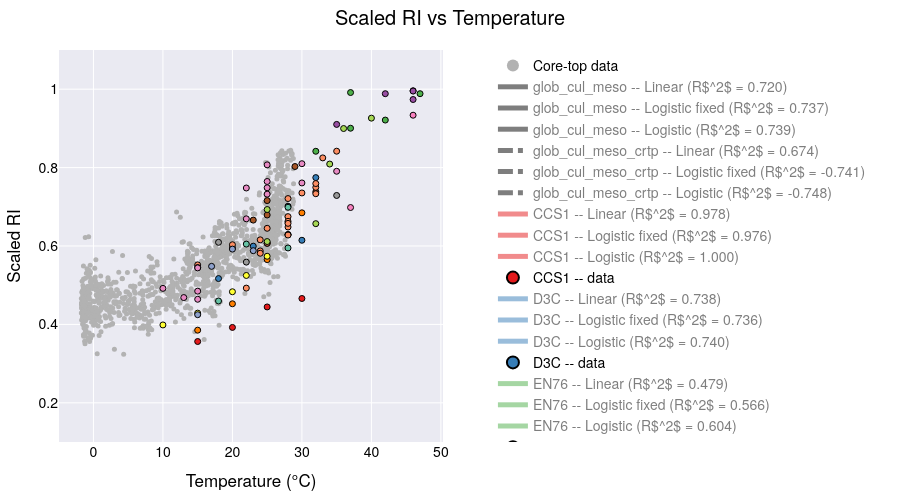

Notebook cell for this chart:
### Code cell
# ─── prepare sample points ────────────────────────────────────────────────────
xx = np.linspace(-4, 50, 200)

# ─── filter & group your data ──────────────────────────────────────────────────
plot_data = culture_meso_df[culture_meso_df['Temperature'] < 50]
plot_data = plot_data.replace([np.inf, -np.inf], np.nan)  # replace inf with NaN
plot_data = plot_data.dropna(subset=['scaledRI', 'Temperature'])  # drop NaN rows

plot_coretop_data = coretop_df.dropna(subset=['t_sf2tc_avg', 'scaledRI_median']).reset_index(drop=True)

min_count = 2
groups = [g for g, df in plot_data.groupby('Strains_edited') if len(df) >= min_count]

# ─── build the figure with one trace per strain per model ─────────────────────
fig = go.Figure()

fig.add_trace(go.Scatter(
    x=plot_coretop_data['t_sf2tc_avg'],
    y=plot_coretop_data['scaledRI_median'],
    mode='markers',
    marker=dict(color='rgba(178,178,178,1.000)', size=5),
    name='Core-top data',
    showlegend=True   # you can allow toggling it via legend if you like
))
core_idx = 0  # index of this core-top trace

# ─── add global fits ────────────────────────────────────────────────
X_all = plot_data['Temperature'].values.reshape(-1,1)
y_all = plot_data['scaledRI'].values

# -- Linear fit --
ols_all = LinearRegression().fit(X_all, y_all)
y_lin_all = ols_all.predict(xx.reshape(-1,1))


# -- Logistic fixed upper --
p0f = [25, 0.1, 0.1]
bf = (0, [50,1,1])
popt_f_all, _ = curve_fit(logistic_fixed_upper, plot_data['Temperature'], plot_data['scaledRI'], p0=p0f, bounds=bf)
y_logif_all = logistic_fixed_upper(xx, *popt_f_all)
r2_logif_all = 1 - np.var(plot_data['scaledRI'] - logistic_fixed_upper(plot_data['Temperature'], *popt_f_all)) / np.var(plot_data['scaledRI'])

# -- Full logistic --
p0_all = [25,0.1,0.1,0.1]
bnd_all = (0, [50,1,1,1])
popt_all, _ = curve_fit(logistic, plot_data['Temperature'], plot_data['scaledRI'], p0=p0_all, bounds=bnd_all)
y_logi_all = logistic(xx, *popt_all)
r2_logi_all = 1 - np.var(plot_data['scaledRI'] - logistic(plot_data['Temperature'], *popt_all)) / np.var(plot_data['scaledRI'])

## add global fits to figure
for model, y, r2 in [
    ("Linear", y_lin_all, ols_all.score(X_all, y_all)),
    ("Logistic fixed", y_logif_all, r2_logif_all),
    ("Logistic", y_logi_all, r2_logi_all)
]:
    fig.add_trace(go.Scatter(
        x=xx, y=y,
        mode='lines',
        name=f"glob_cul_meso -- {model} (R$^{2}$ = {r2:.3f})",
        visible=True
    ))

### add X_all and y_all with coretop data and fit the glob_cul_meso_crtp
X_all_full = np.concatenate((plot_coretop_data['t_sf2tc_avg'].values.reshape(-1,1), plot_data['Temperature'].values.reshape(-1,1)))
y_all_full = np.concatenate((plot_coretop_data['scaledRI_median'].values, plot_data['scaledRI'].values))

# -- Linear fit --
ols_all_full = LinearRegression().fit(X_all_full, y_all_full)
y_lin_all_full = ols_all_full.predict(xx.reshape(-1,1))
# -- Logistic fixed upper --
p0f_full = [25, 0.1, 0.1]
bf_full = (0, [50,1,1])
popt_f_all_full, _ = curve_fit(logistic_fixed_upper, np.squeeze(X_all_full), y_all_full, p0=p0f_full, bounds=bf_full)
y_logif_all_full = logistic_fixed_upper(xx, *popt_f_all_full)
r2_logif_all_full = 1 - np.var(y_all_full - logistic_fixed_upper(X_all_full, *popt_f_all_full)) / np.var(y_all_full)
# -- Full logistic --
p0_all_full = [25,0.1,0.1,0.1]
bnd_all_full = (0, [50,1,1,1])
popt_all_full, _ = curve_fit(logistic, np.squeeze(X_all_full), y_all_full, p0=p0_all_full, bounds=bnd_all_full)
y_logi_all_full = logistic(xx, *popt_all_full)
r2_logi_all_full = 1 - np.var(y_all_full - logistic(X_all_full, *popt_all_full)) / np.var(y_all_full)
## add global fits to figure
for model, y, r2 in [
    ("Linear", y_lin_all_full, ols_all_full.score(X_all_full, y_all_full)),
    ("Logistic fixed", y_logif_all_full, r2_logif_all_full),
    ("Logistic", y_logi_all_full, r2_logi_all_full)
]:
    fig.add_trace(go.Scatter(
        x=xx, y=y,
        mode='lines',
        name=f"glob_cul_meso_crtp -- {model} (R$^{2}$ = {r2:.3f})",
        visible=True
    ))
    
# ─── add all your strain traces ───────────────────────────
for strain in groups:
    df = plot_data[plot_data['Strains_edited'] == strain]
    X = df['Temperature'].values.reshape(-1,1)
    y = df['scaledRI'].values
    
    # -- Linear fit --
    ols = LinearRegression().fit(X, y)
    y_lin = ols.predict(xx.reshape(-1,1))
    fig.add_trace(go.Scatter(
        x=xx, y=y_lin, 
        mode='lines',
        name=f"{strain} -- Linear (R$^{2}$ = {ols.score(X,y):.3f})",
        visible=(strain == groups[0])  # only first strain visible initially
    ))
    
    # -- Logistic fixed upper --
    p0f = [25, 0.1, 0.1]
    bf = (0, [50,1,1])
    popt_f, _ = curve_fit(logistic_fixed_upper, df['Temperature'], df['scaledRI'], p0=p0f, bounds=bf)
    y_logf = logistic_fixed_upper(xx, *popt_f)
    r2_f = 1 - np.var(df['scaledRI'] - logistic_fixed_upper(df['Temperature'], *popt_f)) / np.var(df['scaledRI'])
    fig.add_trace(go.Scatter(
        x=xx, y=y_logf,
        mode='lines',
        name=f"{strain} -- Logistic fixed (R$^{2}$ = {r2_f:.3f})",
        visible=False
    ))
    
    # -- Full logistic --
    p0 = [25,0.1,0.1,0.1]
    bnd = (0, [50,1,1,1])
    popt, _ = curve_fit(logistic, df['Temperature'], df['scaledRI'], p0=p0, bounds=bnd)
    y_log = logistic(xx, *popt)
    r2 = 1 - np.var(df['scaledRI'] - logistic(df['Temperature'], *popt)) / np.var(df['scaledRI'])
    fig.add_trace(go.Scatter(
        x=xx, y=y_log,
        mode='lines',
        name=f"{strain} -- Logistic (R$^{2}$ = {r2:.3f})",
        visible=False
    ))
    
    # -- Always-on scatter of raw data --
    fig.add_trace(go.Scatter(
        x=df['Temperature'], y=df['scaledRI'],
        mode='markers',
        marker=dict(size=6, line=dict(width=1, color='black')),
        name=f"{strain} -- data",
        visible=True
    ))
# build a mapping strain → color
palette1 = px.colors.qualitative.Set1
palette2 = px.colors.qualitative.Set2

# make one long list
all_colors = palette1 + palette2

# then map strains in order
strain_colors = {
    strain: all_colors[i % len(all_colors)]
    for i, strain in enumerate(groups)
}

# now loop through all traces
for trace in fig.data:
    # The “cultures + mesocosm only” global fit
    if trace.name.startswith("glob_cul_meso --"):
        trace.update(line=dict(
            color="black",   # pick any CSS name or hex code
            dash="solid",        # “solid”, “dash”, “dot”, “dashdot”, etc
            width=4              # thicker line
        ))

    # The “cultures + mesocosm + coretop” global fit
    elif trace.name.startswith("glob_cul_meso_crtp --"):
        trace.update(line=dict(
            color="black",
            dash="dashdot",
            width=3
        ))
        
    # skip the core-top (and any other truly global or background traces)
    elif trace.name == "Core-top data":
        continue

    # split off the strain name (everything before the “ – ”)
    strain = trace.name.split(" -- ")[0]

    # pick a color: if it’s one of our strains, use its palette color;
    # otherwise (e.g. “Global”) fall back to black or whatever you like
    col = strain_colors.get(strain, "black")

    # apply to both marker & line
    trace.update(
        marker=dict(color=col),
        line=dict(color=col)
    )



# Hide all line traces (fits) by default, leave markers visible
for trace in fig.data:
    if "lines" in trace.mode:
        trace.visible = "legendonly"
    else:
        trace.visible = True

# # Make “raw data” the initial visibility state:
# for tr in fig.data:
#     if tr.name == "Core-top data" or tr.name.endswith("-- data"):
#         tr.visible = True
#     else:
#         tr.visible = False
        


# reposition the model‐dropdown as a vertical nav bar on the left
fig.update_layout(

    autosize=False,     # turn off responsive “fill the container”
    width=900,          # fixed pixel width
    height=500,         # fixed pixel height
    margin=dict(l=40, r=40, t=50, b=40),

    title="Scaled RI vs Temperature",
    xaxis_title="Temperature (°C)",
    yaxis_title="Scaled RI",
    
    yaxis=dict(
        range=[0.1, 1.1],
        autorange=False    # turn off auto‐scaling
    ),

    # put the legend also on the left, so users can click each strain on/off
    legend=dict(
        traceorder="normal",
        orientation="v",
        x=1.13,      # just inside the left margin
        y=0.5,
        xanchor="left",
        yanchor="middle",
        itemsizing="constant"
    ),
    template='seaborn',
    font=dict(
        family="TeX Gyre Heros",
        size=14,
        color="black"
    ),
    
)

# lock X/Y so the units match (remove if you don’t want a 1:1 scale)
fig.update_xaxes(constrain='domain')            # keep the X‐axis from expanding

# set a default
# fig.update_layout(template="plotly_white")

fig.show()

# in your Python script / notebook:
fig.write_html(
  os.path.join(local_github_path, 'html_figures', 'scaledRI_vs_Temperature.html'),
  include_plotlyjs="cdn",   # pull Plotly.js from the CDN
  full_html=False           # only the <div>+<script>—no <html>/<body> wrapper
)

### Figure 1 — Plotly figure (JSON) as saved in the notebook; plotly's stock layout.template omitted (floating-point values rounded to 4 significant figures; data arrays with more than 128 entries replaced by an {"elided": "..."} marker saying what was removed)
{"data": [{"marker": {"color": "rgba(178,178,178,1.000)", "size": 5}, "mode": "markers", "name": "Core-top data", "showlegend": true, "type": "scatter", "visible": true, "x": {"elided": "1348 float values"}, "y": {"elided": "1348 float values"}}, {"line": {"color": "black", "dash": "solid", "width": 4}, "marker": {"color": "black"}, "mode": "lines", "name": "glob_cul_meso -- Linear (R$^2$ = 0.720)", "type": "scatter", "visible": "legendonly", "x": {"elided": "200 float values"}, "y": {"elided": "200 float values"}}, {"line": {"color": "black", "dash": "solid", "width": 4}, "marker": {"color": "black"}, "mode": "lines", "name": "glob_cul_meso -- Logistic fixed (R$^2$ = 0.737)", "type": "scatter", "visible": "legendonly", "x": {"elided": "200 float values"}, "y": {"elided": "200 float values"}}, {"line": {"color": "black", "dash": "solid", "width": 4}, "marker": {"color": "black"}, "mode": "lines", "name": "glob_cul_meso -- Logistic (R$^2$ = 0.739)", "type": "scatter", "visible": "legendonly", "x": {"elided": "200 float values"}, "y": {"elided": "200 float values"}}, {"line": {"color": "black", "dash": "dashdot", "width": 3}, "marker": {"color": "black"}, "mode": "lines", "name": "glob_cul_meso_crtp -- Linear (R$^2$ = 0.674)", "type": "scatter", "visible": "legendonly", "x": {"elided": "200 float values"}, "y": {"elided": "200 float values"}}, {"line": {"color": "black", "dash": "dashdot", "width": 3}, "marker": {"color": "black"}, "mode": "lines", "name": "glob_cul_meso_crtp -- Logistic fixed (R$^2$ = -0.741)", "type": "scatter", "visible": "legendonly", "x": {"elided": "200 float values"}, "y": {"elided": "200 float values"}}, {"line": {"color": "black", "dash": "dashdot", "width": 3}, "marker": {"color": "black"}, "mode": "lines", "name": "glob_cul_meso_crtp -- Logistic (R$^2$ = -0.748)", "type": "scatter", "visible": "legendonly", "x": {"elided": "200 float values"}, "y": {"elided": "200 float values"}}, {"line": {"color": "rgb(228,26,28)"}, "marker": {"color": "rgb(228,26,28)"}, "mode": "lines", "name": "CCS1 -- Linear (R$^2$ = 0.978)", "type": "scatter", "visible": "legendonly", "x": {"elided": "200 float values"}, "y": {"elided": "200 float values"}}, {"line": {"color": "rgb(228,26,28)"}, "marker": {"color": "rgb(228,26,28)"}, "mode": "lines", "name": "CCS1 -- Logistic fixed (R$^2$ = 0.976)", "type": "scatter", "visible": "legendonly", "x": {"elided": "200 float values"}, "y": {"elided": "200 float values"}}, {"line": {"color": "rgb(228,26,28)"}, "marker": {"color": "rgb(228,26,28)"}, "mode": "lines", "name": "CCS1 -- Logistic (R$^2$ = 1.000)", "type": "scatter", "visible": "legendonly", "x": {"elided": "200 float values"}, "y": {"elided": "200 float values"}}, {"line": {"color": "rgb(228,26,28)"}, "marker": {"color": "rgb(228,26,28)", "line": {"color": "black", "width": 1}, "size": 6}, "mode": "markers", "name": "CCS1 -- data", "type": "scatter", "visible": true, "x": [15, 20, 25, 30], "y": [0.3564, 0.3923, 0.4445, 0.4661]}, {"line": {"color": "rgb(55,126,184)"}, "marker": {"color": "rgb(55,126,184)"}, "mode": "lines", "name": "D3C -- Linear (R$^2$ = 0.738)", "type": "scatter", "visible": "legendonly", "x": {"elided": "200 float values"}, "y": {"elided": "200 float values"}}, {"line": {"color": "rgb(55,126,184)"}, "marker": {"color": "rgb(55,126,184)"}, "mode": "lines", "name": "D3C -- Logistic fixed (R$^2$ = 0.736)", "type": "scatter", "visible": "legendonly", "x": {"elided": "200 float values"}, "y": {"elided": "200 float values"}}, {"line": {"color": "rgb(55,126,184)"}, "marker": {"color": "rgb(55,126,184)"}, "mode": "lines", "name": "D3C -- Logistic (R$^2$ = 0.740)", "type": "scatter", "visible": "legendonly", "x": {"elided": "200 float values"}, "y": {"elided": "200 float values"}}, {"line": {"color": "rgb(55,126,184)"}, "marker": {"color": "rgb(55,126,184)", "line": {"color": "black", "width": 1}, "size": 6}, "mode": "markers", "name": "D3C -- data", "type": "scatter", "visible": true, "x": [30, 18, 23, 28, 32], "y": [0.6146, 0.517, 0.5995, 0.7015, 0.7745]}, {"line": {"color": "rgb(77,175,74)"}, "marker": {"color": "rgb(77,175,74)"}, "mode": "lines", "name": "EN76 -- Linear (R$^2$ = 0.479)", "type": "scatter", "visible": "legendonly", "x": {"elided": "200 float values"}, "y": {"elided": "200 float values"}}, {"line": {"color": "rgb(77,175,74)"}, "marker": {"color": "rgb(77,175,74)"}, "mode": "lines", "name": "EN76 -- Logistic fixed (R$^2$ = 0.566)", "type": "scatter", "visible": "legendonly", "x": {"elided": "200 float values"}, "y": {"elided": "200 float values"}}, {"line": {"color": "rgb(77,175,74)"}, "marker": {"color": "rgb(77,175,74)"}, "mode": "lines", "name": "EN76 -- Logistic (R$^2$ = 0.604)", "type": "scatter", "visible": "legendonly", "x": {"elided": "200 float values"}, "y": {"elided": "200 float values"}}, {"line": {"color": "rgb(77,175,74)"}, "marker": {"color": "rgb(77,175,74)", "line": {"color": "black", "width": 1}, "size": 6}, "mode": "markers", "name": "EN76 -- data", "type": "scatter", "visible": true, "x": [37, 32, 37, 42, 47], "y": [0.9915, 0.8416, 0.9005, 0.9212, 0.9886]}, {"line": {"color": "rgb(152,78,163)"}, "marker": {"color": "rgb(152,78,163)"}, "mode": "lines", "name": "Ga9.2 -- Linear (R$^2$ = 0.814)", "type": "scatter", "visible": "legendonly", "x": {"elided": "200 float values"}, "y": {"elided": "200 float values"}}, {"line": {"color": "rgb(152,78,163)"}, "marker": {"color": "rgb(152,78,163)"}, "mode": "lines", "name": "Ga9.2 -- Logistic fixed (R$^2$ = 0.919)", "type": "scatter", "visible": "legendonly", "x": {"elided": "200 float values"}, "y": {"elided": "200 float values"}}, {"line": {"color": "rgb(152,78,163)"}, "marker": {"color": "rgb(152,78,163)"}, "mode": "lines", "name": "Ga9.2 -- Logistic (R$^2$ = 0.938)", "type": "scatter", "visible": "legendonly", "x": {"elided": "200 float values"}, "y": {"elided": "200 float values"}}, {"line": {"color": "rgb(152,78,163)"}, "marker": {"color": "rgb(152,78,163)", "line": {"color": "black", "width": 1}, "size": 6}, "mode": "markers", "name": "Ga9.2 -- data", "type": "scatter", "visible": true, "x": [35, 46, 46, 42, 46], "y": [0.9102, 0.9737, 0.996, 0.9885, 0.9952]}, {"line": {"color": "rgb(255,127,0)"}, "marker": {"color": "rgb(255,127,0)"}, "mode": "lines", "name": "HCA1 -- Linear (R$^2$ = 0.986)", "type": "scatter", "visible": "legendonly", "x": {"elided": "200 float values"}, "y": {"elided": "200 float values"}}, {"line": {"color": "rgb(255,127,0)"}, "marker": {"color": "rgb(255,127,0)"}, "mode": "lines", "name": "HCA1 -- Logistic fixed (R$^2$ = 0.999)", "type": "scatter", "visible": "legendonly", "x": {"elided": "200 float values"}, "y": {"elided": "200 float values"}}, {"line": {"color": "rgb(255,127,0)"}, "marker": {"color": "rgb(255,127,0)"}, "mode": "lines", "name": "HCA1 -- Logistic (R$^2$ = 1.000)", "type": "scatter", "visible": "legendonly", "x": {"elided": "200 float values"}, "y": {"elided": "200 float values"}}, {"line": {"color": "rgb(255,127,0)"}, "marker": {"color": "rgb(255,127,0)", "line": {"color": "black", "width": 1}, "size": 6}, "mode": "markers", "name": "HCA1 -- data", "type": "scatter", "visible": true, "x": [15, 20, 25, 30], "y": [0.3853, 0.4526, 0.5653, 0.6846]}, {"line": {"color": "rgb(255,255,51)"}, "marker": {"color": "rgb(255,255,51)"}, "mode": "lines", "name": "HCE1 -- Linear (R$^2$ = 0.954)", "type": "scatter", "visible": "legendonly", "x": {"elided": "200 float values"}, "y": {"elided": "200 float values"}}, {"line": {"color": "rgb(255,255,51)"}, "marker": {"color": "rgb(255,255,51)"}, "mode": "lines", "name": "HCE1 -- Logistic fixed (R$^2$ = 0.997)", "type": "scatter", "visible": "legendonly", "x": {"elided": "200 float values"}, "y": {"elided": "200 float values"}}, {"line": {"color": "rgb(255,255,51)"}, "marker": {"color": "rgb(255,255,51)"}, "mode": "lines", "name": "HCE1 -- Logistic (R$^2$ = 0.998)", "type": "scatter", "visible": "legendonly", "x": {"elided": "200 float values"}, "y": {"elided": "200 float values"}}, {"line": {"color": "rgb(255,255,51)"}, "marker": {"color": "rgb(255,255,51)", "line": {"color": "black", "width": 1}, "size": 6}, "mode": "markers", "name": "HCE1 -- data", "type": "scatter", "visible": true, "x": [10, 15, 20, 22, 25], "y": [0.3986, 0.4287, 0.4833, 0.5249, 0.5738]}, {"line": {"color": "rgb(166,86,40)"}, "marker": {"color": "rgb(166,86,40)"}, "mode": "lines", "name": "MY1T -- Linear (R$^2$ = 0.595)", "type": "scatter", "visible": "legendonly", "x": {"elided": "200 float values"}, "y": {"elided": "200 float values"}}, {"line": {"color": "rgb(166,86,40)"}, "marker": {"color": "rgb(166,86,40)"}, "mode": "lines", "name": "MY1T -- Logistic fixed (R$^2$ = 0.608)", "type": "scatter", "visible": "legendonly", "x": {"elided": "200 float values"}, "y": {"elided": "200 float values"}}, {"line": {"color": "rgb(166,86,40)"}, "marker": {"color": "rgb(166,86,40)"}, "mode": "lines", "name": "MY1T -- Logistic (R$^2$ = 0.671)", "type": "scatter", "visible": "legendonly", "x": {"elided": "200 float values"}, "y": {"elided": "200 float values"}}, {"line": {"color": "rgb(166,86,40)"}, "marker": {"color": "rgb(166,86,40)", "line": {"color": "black", "width": 1}, "size": 6}, "mode": "markers", "name": "MY1T -- data", "type": "scatter", "visible": true, "x": [25, 25, 20, 23, 25, 29, 32], "y": [0.6068, 0.6791, 0.5948, 0.6661, 0.7158, 0.8028, 0.7381]}, {"line": {"color": "rgb(247,129,191)"}, "marker": {"color": "rgb(247,129,191)"}, "mode": "lines", "name": "N4 -- Linear (R$^2$ = 1.000)", "type": "scatter", "visible": "legendonly", "x": {"elided": "200 float values"}, "y": {"elided": "200 float values"}}, {"line": {"color": "rgb(247,129,191)"}, "marker": {"color": "rgb(247,129,191)"}, "mode": "lines", "name": "N4 -- Logistic fixed (R$^2$ = 1.000)", "type": "scatter", "visible": "legendonly", "x": {"elided": "200 float values"}, "y": {"elided": "200 float values"}}, {"line": {"color": "rgb(247,129,191)"}, "marker": {"color": "rgb(247,129,191)"}, "mode": "lines", "name": "N4 -- Logistic (R$^2$ = 1.000)", "type": "scatter", "visible": "legendonly", "x": {"elided": "200 float values"}, "y": {"elided": "200 float values"}}, {"line": {"color": "rgb(247,129,191)"}, "marker": {"color": "rgb(247,129,191)", "line": {"color": "black", "width": 1}, "size": 6}, "mode": "markers", "name": "N4 -- data", "type": "scatter", "visible": true, "x": [37, 46], "y": [0.6981, 0.9337]}, {"line": {"color": "rgb(153,153,153)"}, "marker": {"color": "rgb(153,153,153)"}, "mode": "lines", "name": "NAOA2 -- Linear (R$^2$ = 0.692)", "type": "scatter", "visible": "legendonly", "x": {"elided": "200 float values"}, "y": {"elided": "200 float values"}}, {"line": {"color": "rgb(153,153,153)"}, "marker": {"color": "rgb(153,153,153)"}, "mode": "lines", "name": "NAOA2 -- Logistic fixed (R$^2$ = 0.884)", "type": "scatter", "visible": "legendonly", "x": {"elided": "200 float values"}, "y": {"elided": "200 float values"}}, {"line": {"color": "rgb(153,153,153)"}, "marker": {"color": "rgb(153,153,153)"}, "mode": "lines", "name": "NAOA2 -- Logistic (R$^2$ = 0.916)", "type": "scatter", "visible": "legendonly", "x": {"elided": "200 float values"}, "y": {"elided": "200 float values"}}, {"line": {"color": "rgb(153,153,153)"}, "marker": {"color": "rgb(153,153,153)", "line": {"color": "black", "width": 1}, "size": 6}, "mode": "markers", "name": "NAOA2 -- data", "type": "scatter", "visible": true, "x": [18, 22, 28, 35, 28], "y": [0.6094, 0.5589, 0.6294, 0.7289, 0.6288]}, {"line": {"color": "rgb(102,194,165)"}, "marker": {"color": "rgb(102,194,165)"}, "mode": "lines", "name": "NAOA6 -- Linear (R$^2$ = 0.696)", "type": "scatter", "visible": "legendonly", "x": {"elided": "200 float values"}, "y": {"elided": "200 float values"}}, {"line": {"color": "rgb(102,194,165)"}, "marker": {"color": "rgb(102,194,165)"}, "mode": "lines", "name": "NAOA6 -- Logistic fixed (R$^2$ = 0.703)", "type": "scatter", "visible": "legendonly", "x": {"elided": "200 float values"}, "y": {"elided": "200 float values"}}, {"line": {"color": "rgb(102,194,165)"}, "marker": {"color": "rgb(102,194,165)"}, "mode": "lines", "name": "NAOA6 -- Logistic (R$^2$ = 0.814)", "type": "scatter", "visible": "legendonly", "x": {"elided": "200 float values"}, "y": {"elided": "200 float values"}}, {"line": {"color": "rgb(102,194,165)"}, "marker": {"color": "rgb(102,194,165)", "line": {"color": "black", "width": 1}, "size": 6}, "mode": "markers", "name": "NAOA6 -- data", "type": "scatter", "visible": true, "x": [18, 22, 28, 28], "y": [0.4598, 0.6049, 0.6988, 0.595]}, {"line": {"color": "rgb(252,141,98)"}, "marker": {"color": "rgb(252,141,98)"}, "mode": "lines", "name": "SCM1 -- Linear (R$^2$ = 0.779)", "type": "scatter", "visible": "legendonly", "x": {"elided": "200 float values"}, "y": {"elided": "200 float values"}}, {"line": {"color": "rgb(252,141,98)"}, "marker": {"color": "rgb(252,141,98)"}, "mode": "lines", "name": "SCM1 -- Logistic fixed (R$^2$ = 0.879)", "type": "scatter", "visible": "legendonly", "x": {"elided": "200 float values"}, "y": {"elided": "200 float values"}}, {"line": {"color": "rgb(252,141,98)"}, "marker": {"color": "rgb(252,141,98)"}, "mode": "lines", "name": "SCM1 -- Logistic (R$^2$ = 0.879)", "type": "scatter", "visible": "legendonly", "x": {"elided": "200 float values"}, "y": {"elided": "200 float values"}}, {"line": {"color": "rgb(252,141,98)"}, "marker": {"color": "rgb(252,141,98)", "line": {"color": "black", "width": 1}, "size": 6}, "mode": "markers", "name": "SCM1 -- data", "type": "scatter", "visible": true, "x": [22, 25, 28, 28, 15, 20, 25, 30, 33, 35, 28, 24, 24, 24, 28, 28, 28, 32, 32, 32], "y": [0.4926, 0.6071, 0.6279, 0.6484, 0.5518, 0.6032, 0.6452, 0.7353, 0.8248, 0.8418, 0.721, 0.5875, 0.6157, 0.5815, 0.6749, 0.6629, 0.6577, 0.7496, 0.7593, 0.7333]}, {"line": {"color": "rgb(141,160,203)"}, "marker": {"color": "rgb(141,160,203)"}, "mode": "lines", "name": "SPOT1 -- Linear (R$^2$ = 0.700)", "type": "scatter", "visible": "legendonly", "x": {"elided": "200 float values"}, "y": {"elided": "200 float values"}}, {"line": {"color": "rgb(141,160,203)"}, "marker": {"color": "rgb(141,160,203)"}, "mode": "lines", "name": "SPOT1 -- Logistic fixed (R$^2$ = 0.706)", "type": "scatter", "visible": "legendonly", "x": {"elided": "200 float values"}, "y": {"elided": "200 float values"}}, {"line": {"color": "rgb(141,160,203)"}, "marker": {"color": "rgb(141,160,203)"}, "mode": "lines", "name": "SPOT1 -- Logistic (R$^2$ = 0.999)", "type": "scatter", "visible": "legendonly", "x": {"elided": "200 float values"}, "y": {"elided": "200 float values"}}, {"line": {"color": "rgb(141,160,203)"}, "marker": {"color": "rgb(141,160,203)", "line": {"color": "black", "width": 1}, "size": 6}, "mode": "markers", "name": "SPOT1 -- data", "type": "scatter", "visible": true, "x": [15, 17, 20, 23], "y": [0.4247, 0.5481, 0.5921, 0.588]}, {"line": {"color": "rgb(231,138,195)"}, "marker": {"color": "rgb(231,138,195)"}, "mode": "lines", "name": "mesocosm - North Sea -- Linear (R$^2$ = 0.837)", "type": "scatter", "visible": "legendonly", "x": {"elided": "200 float values"}, "y": {"elided": "200 float values"}}, {"line": {"color": "rgb(231,138,195)"}, "marker": {"color": "rgb(231,138,195)"}, "mode": "lines", "name": "mesocosm - North Sea -- Logistic fixed (R$^2$ = 0.878)", "type": "scatter", "visible": "legendonly", "x": {"elided": "200 float values"}, "y": {"elided": "200 float values"}}, {"line": {"color": "rgb(231,138,195)"}, "marker": {"color": "rgb(231,138,195)"}, "mode": "lines", "name": "mesocosm - North Sea -- Logistic (R$^2$ = 0.950)", "type": "scatter", "visible": "legendonly", "x": {"elided": "200 float values"}, "y": {"elided": "200 float values"}}, {"line": {"color": "rgb(231,138,195)"}, "marker": {"color": "rgb(231,138,195)", "line": {"color": "black", "width": 1}, "size": 6}, "mode": "markers", "name": "mesocosm - North Sea -- data", "type": "scatter", "visible": true, "x": [10, 15, 15, 22, 25, 25, 30, 35, 13, 15, 15, 22, 25, 25, 30], "y": [0.4919, 0.4848, 0.4641, 0.748, 0.7646, 0.807, 0.7608, 0.7907, 0.4685, 0.5451, 0.5441, 0.6693, 0.7485, 0.7323, 0.8099]}, {"line": {"color": "rgb(166,216,84)"}, "marker": {"color": "rgb(166,216,84)"}, "mode": "lines", "name": "mesocosm - Seychelles -- Linear (R$^2$ = 0.776)", "type": "scatter", "visible": "legendonly", "x": {"elided": "200 float values"}, "y": {"elided": "200 float values"}}, {"line": {"color": "rgb(166,216,84)"}, "marker": {"color": "rgb(166,216,84)"}, "mode": "lines", "name": "mesocosm - Seychelles -- Logistic fixed (R$^2$ = 0.894)", "type": "scatter", "visible": "legendonly", "x": {"elided": "200 float values"}, "y": {"elided": "200 float values"}}, {"line": {"color": "rgb(166,216,84)"}, "marker": {"color": "rgb(166,216,84)"}, "mode": "lines", "name": "mesocosm - Seychelles -- Logistic (R$^2$ = 0.950)", "type": "scatter", "visible": "legendonly", "x": {"elided": "200 float values"}, "y": {"elided": "200 float values"}}, {"line": {"color": "rgb(166,216,84)"}, "marker": {"color": "rgb(166,216,84)", "line": {"color": "black", "width": 1}, "size": 6}, "mode": "markers", "name": "mesocosm - Seychelles -- data", "type": "scatter", "visible": true, "x": [25, 25, 32, 34, 36, 40], "y": [0.6113, 0.6931, 0.657, 0.809, 0.8997, 0.9262]}], "layout": {"autosize": false, "font": {"color": "black", "family": "TeX Gyre Heros", "size": 14}, "height": 500, "legend": {"itemsizing": "constant", "orientation": "v", "traceorder": "normal", "x": 1.13, "xanchor": "left", "y": 0.5, "yanchor": "middle"}, "margin": {"b": 40, "l": 40, "r": 40, "t": 50}, "title": {"text": "Scaled RI vs Temperature"}, "width": 900, "xaxis": {"constrain": "domain", "title": {"text": "Temperature (°C)"}}, "yaxis": {"autorange": false, "range": [0.1, 1.1], "title": {"text": "Scaled RI"}}}}
